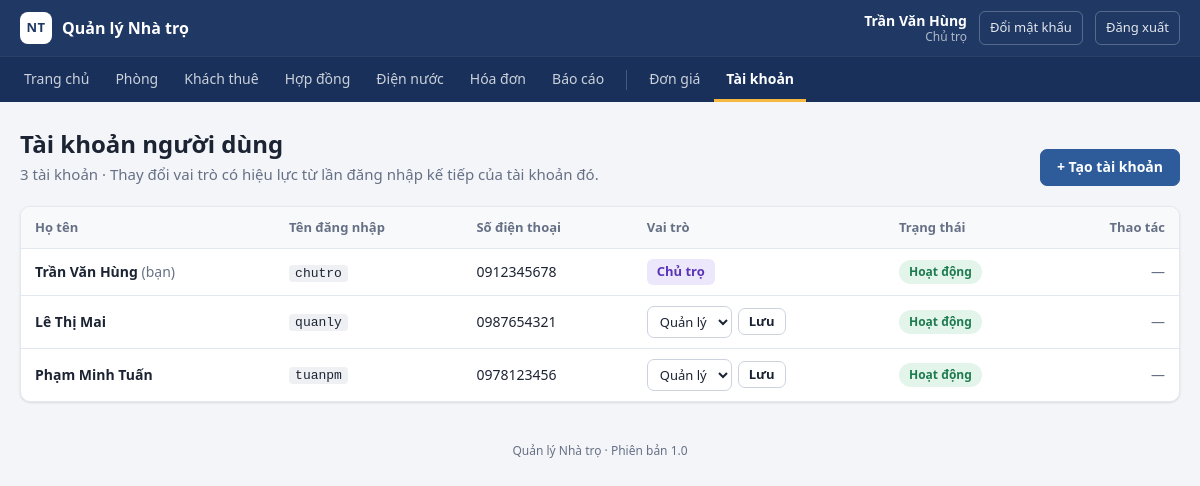
/tai_khoan.php (signed in), run on the app's committed database.
### tables this page shows
CREATE TABLE tai_khoan (
    id             INT AUTO_INCREMENT PRIMARY KEY,
    ho_ten         VARCHAR(100) NOT NULL,
    ten_dang_nhap  VARCHAR(50)  NOT NULL UNIQUE,
    mat_khau       VARCHAR(255) NOT NULL COMMENT 'Mật khẩu đã mã hóa bcrypt, không lưu mật khẩu gốc',
    so_dien_thoai  VARCHAR(10)  NULL,
    vai_tro        ENUM('chu_tro', 'quan_ly') NOT NULL DEFAULT 'quan_ly' COMMENT 'TK005: phân quyền',
    so_lan_sai     INT NOT NULL DEFAULT 0 COMMENT 'TK001: số lần nhập sai mật khẩu liên tiếp',
    khoa_den       DATETIME NULL COMMENT 'TK001: bị khóa đăng nhập đến thời điểm này',
    ngay_tao       DATETIME NOT NULL DEFAULT CURRENT_TIMESTAMP
);

### includes/functions.php (called while the page is built, shortened)
<?php
function db()
{
    static $pdo = null;
    if ($pdo === null) {
        $dsn = 'mysql:host=' . DB_HOST . ';port=' . DB_PORT . ';dbname=' . DB_NAME . ';charset=utf8mb4';
        $pdo = new PDO($dsn, DB_USER, DB_PASS, [
            PDO::ATTR_ERRMODE            => PDO::ERRMODE_EXCEPTION,
            PDO::ATTR_DEFAULT_FETCH_MODE => PDO::FETCH_ASSOC,
        ]);
    }
    return $pdo;
}
function e($gia_tri)
{
    return htmlspecialchars((string)$gia_tri, ENT_QUOTES, 'UTF-8');
}
function current_user()
{
    return isset($_SESSION['user']) ? $_SESSION['user'] : null;
}
function is_chu_tro()
{
    $nguoi_dung = current_user();
    return $nguoi_dung !== null && $nguoi_dung['vai_tro'] === 'chu_tro';
}
function require_role($vai_tro)
{
    if (current_user()['vai_tro'] === $vai_tro) {
        return;
    }
    require __DIR__ . '/header.php';
    ?>
    <?php
    require __DIR__ . '/footer.php';
    exit;
}
function menu_active($tien_to)
{
    $trang = basename(isset($_SERVER['SCRIPT_NAME']) ? $_SERVER['SCRIPT_NAME'] : '');
    foreach ((array)$tien_to as $t) {
        if (strpos($trang, $t) === 0) {
            return ' class="active"';
        }
    }
    return '';
}

### tai_khoan.php (the view, shortened to what this page needs)
<?php
$ds_tai_khoan = db()->query("SELECT * FROM tai_khoan ORDER BY vai_tro = 'chu_tro' DESC, ho_ten")->fetchAll();
require __DIR__ . '/includes/header.php';
?>
<div class="page-head">
    <div>
        <h1>Tài khoản người dùng</h1>
        <p class="muted"><?= count($ds_tai_khoan) ?> tài khoản &middot; Thay đổi vai trò có hiệu lực từ lần đăng nhập kế tiếp của tài khoản đó.</p>
    </div>
    <a class="btn btn-primary" href="tai_khoan_them.php">+ Tạo tài khoản</a>
</div>
<div class="card table-wrap">
    <table class="table">
        <thead>
            <tr>
                <th>Họ tên</th>
                <th>Tên đăng nhập</th>
                <th>Số điện thoại</th>
                <th>Vai trò</th>
                <th>Trạng thái</th>
                <th class="actions">Thao tác</th>
            </tr>
        </thead>
        <tbody>
        <?php foreach ($ds_tai_khoan as $tk): ?>
            <?php
            $la_toi   = (int)$tk['id'] === current_user()['id'];
            $bi_khoa  = $tk['khoa_den'] !== null && strtotime($tk['khoa_den']) > time();
            ?>
            <tr>
                <td><strong><?= e($tk['ho_ten']) ?></strong><?= $la_toi ? ' <span class="muted">(bạn)</span>' : '' ?></td>
                <td><code><?= e($tk['ten_dang_nhap']) ?></code></td>
                <td><?= e($tk['so_dien_thoai']) ?></td>
                <td>
                    <?php if ($la_toi): ?>
                        <span class="role-pill role-<?= e($tk['vai_tro']) ?>"><?= e(VAI_TRO[$tk['vai_tro']]) ?></span>
                    <?php else: ?>
                        <form method="post" class="role-form">
                            <select name="vai_tro" aria-label="Vai trò của <?= e($tk['ten_dang_nhap']) ?>">
                                <?php foreach (VAI_TRO as $ma => $ten): ?>
                                    <option value="<?= e($ma) ?>"<?= $ma === $tk['vai_tro'] ? ' selected' : '' ?>><?= e($ten) ?></option>
                                <?php endforeach; ?>
                            </select>
                            <button type="submit" class="btn btn-sm">Lưu</button>
                        </form>
                    <?php endif; ?>
                </td>
                <td>
                    <?php if ($bi_khoa): ?>
                        <span class="badge badge-bi_khoa">Bị khóa đến <?= date('H:i', strtotime($tk['khoa_den'])) ?></span>
                    <?php else: ?>
                        <span class="badge badge-hoat_dong">Hoạt động</span>
                    <?php endif; ?>
                </td>
                <td class="actions">
                    <?php if ($bi_khoa && !$la_toi): ?>
                        <form method="post" class="inline">
                            <?= csrf_field() ?>
                            <input type="hidden" name="id" value="<?= (int)$tk['id'] ?>">
                            <input type="hidden" name="hanh_dong" value="mo_khoa">
                            <button type="submit" class="btn btn-sm">Mở khóa</button>
                        </form>
                    <?php else: ?>
                        <span class="muted">—</span>
                    <?php endif; ?>
                </td>
            </tr>
        <?php endforeach; ?>
        </tbody>
    </table>
</div>
<?php require __DIR__ . '/includes/footer.php'; ?>

### includes/header.php (shortened to what this page needs)
<?php
$nguoi_dung    = current_user();
$la_trang_auth = !empty($auth_page);
?>
<!DOCTYPE html>
<html lang="vi">
<head>
    <link rel="stylesheet" href="assets/style.css">
</head>
<body class="<?= $la_trang_auth ? 'auth-page' : '' ?>">
<?php if (!$la_trang_auth): ?>
<header class="topbar">
    <div class="topbar-inner">
        <a class="brand" href="index.php">
            <span class="brand-logo">NT</span>
            <span><?= e(APP_NAME) ?></span>
        </a>
        <?php if ($nguoi_dung): ?>
            <div class="user-box">
                <div class="user-info">
                    <span class="user-name"><?= e($nguoi_dung['ho_ten']) ?></span>
                    <span class="user-role"><?= e(VAI_TRO[$nguoi_dung['vai_tro']]) ?></span>
                </div>
                <a class="topbar-link" href="doi_mat_khau.php">Đổi mật khẩu</a>
                <a class="topbar-link logout" href="logout.php">Đăng xuất</a>
            </div>
        <?php endif; ?>
    </div>
    <?php if ($nguoi_dung): ?>
        <nav class="menu-bar">
            <div class="menu">
                <a href="index.php"<?= menu_active('index') ?>>Trang chủ</a>
                <a href="phong.php"<?= menu_active('phong') ?>>Phòng</a>
                <a href="khach_thue.php"<?= menu_active('khach_thue') ?>>Khách thuê</a>
                <a href="hop_dong.php"<?= menu_active(['hop_dong', 'nguoi_o']) ?>>Hợp đồng</a>
                <a href="chi_so.php"<?= menu_active('chi_so') ?>>Điện nước</a>
                <a href="hoa_don.php"<?= menu_active(['hoa_don', 'nhac_no']) ?>>Hóa đơn</a>
                <?php if (is_chu_tro()):  ?>
                    <a href="bao_cao.php"<?= menu_active('bao_cao') ?>>Báo cáo</a>
                    <a href="don_gia.php"<?= menu_active('don_gia') ?>>Đơn giá</a>
                    <a href="tai_khoan.php"<?= menu_active('tai_khoan') ?>>Tài khoản</a>
                <?php endif; ?>
            </div>
        </nav>
    <?php endif; ?>
</header>
<?php endif; ?>
<main class="container">

### data on the page
tai_khoan: ho_ten "Trần Văn Hùng", vai_tro "Chủ trọ", shows "(bạn)", ten_dang_nhap "chutro", so_dien_thoai "0912345678", shows "Hoạt động"
tai_khoan: ho_ten "Lê Thị Mai", ten_dang_nhap "quanly", so_dien_thoai "0987654321", vai_tro "Quản lý", shows "Hoạt động"
tai_khoan: ho_ten "Phạm Minh Tuấn", ten_dang_nhap "tuanpm", so_dien_thoai "0978123456", vai_tro "Quản lý", shows "Hoạt động"

### other printed values
APP_NAME "Quản lý Nhà trọ"
count($ds_tai_khoan) "3"
APP_VERSION "1.0"
